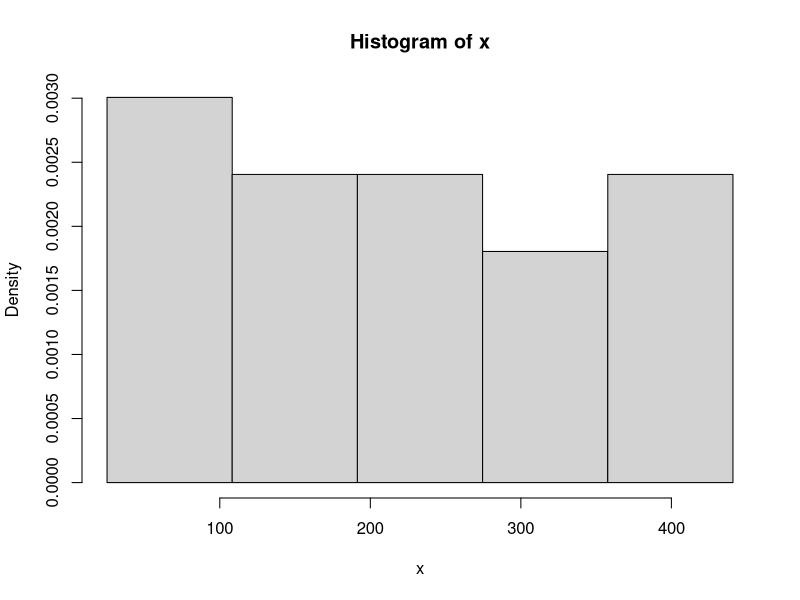
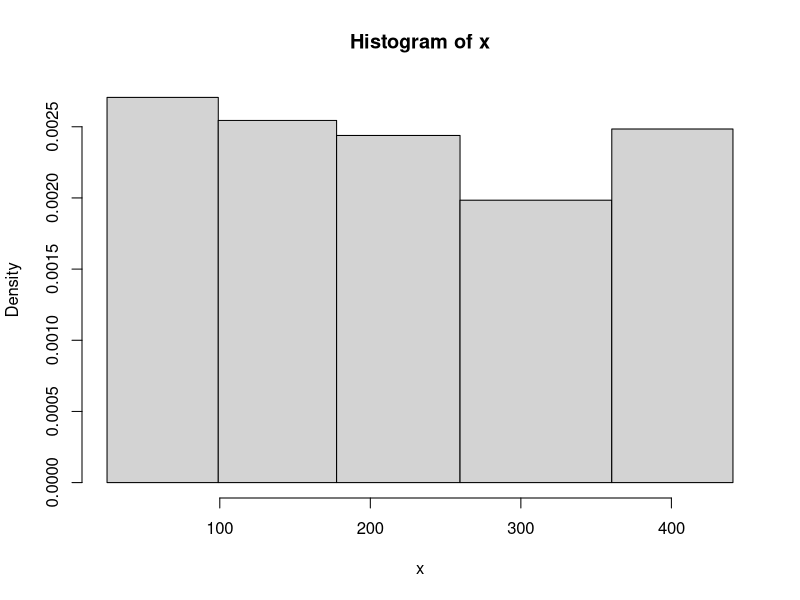
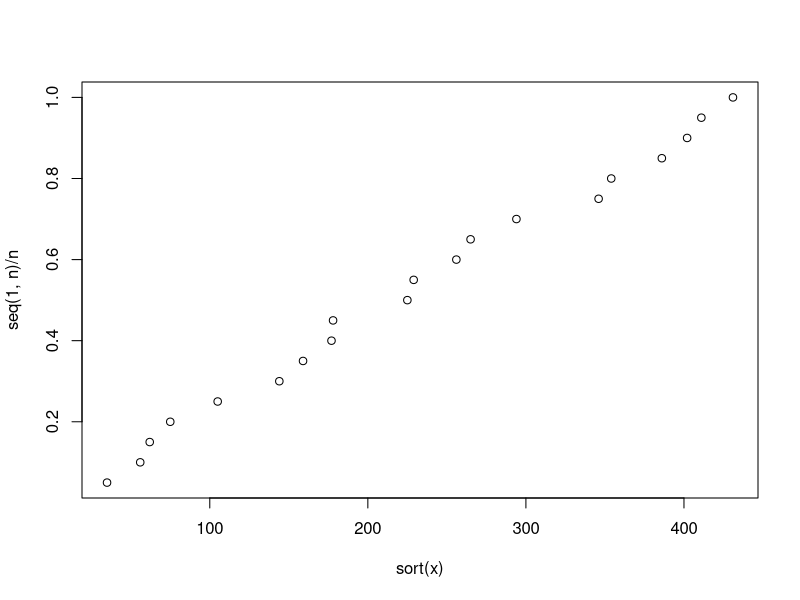
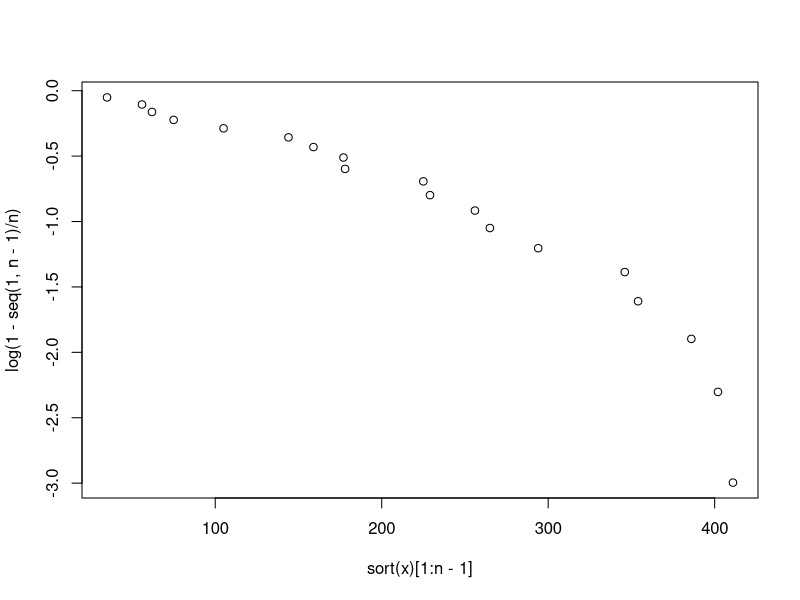
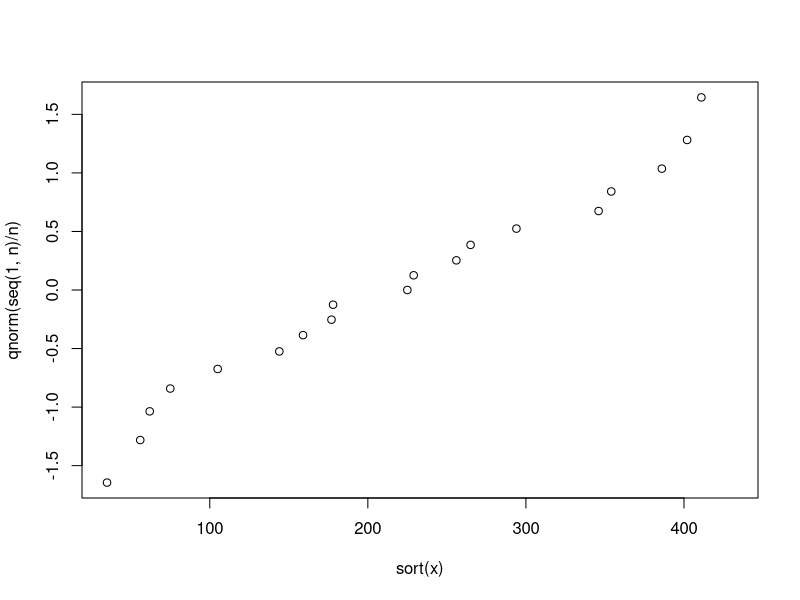

Here is the R script that generated these plots, in order:
# exercice1 de fiche 3
# question 1
x <-c(75 ,265 ,225 ,402 ,35 ,105 ,411 ,346 ,159 ,229,62, 256 ,431 ,177
      ,56 ,144 ,354, 178 , 386 ,294)
n <- length(x)
# on trace le histogramme des ce données de classe de méme largeur
xt <- sort(x)
k <-round( 1+log2(n))
a0 <- xt[1]-0.025*(xt[20]-xt[1])
ak <- xt[20]+0.025*(xt[20]-xt[1])
h <- (ak-a0)/k
bornes <- seq(a0,ak,h)
hist(x,prob=T,breaks =bornes )
# on trace le histogramme de ces données de classe de méme effectif
bornes1 <- c(a0,quantile(x,seq(1,k-1)/k),ak)
hist(x,prob=T,breaks=bornes1)

# on dessine mnt le graphe de proba pour valider le modéle 
plot(sort(x),seq(1,n)/n)

# le graphe de proba de loi exp
plot(sort(x)[1:n-1],log(1-seq(1,n-1)/n))

# le graphe de proba de loi normale
plot(sort(x),qnorm(seq(1,n)/n))
